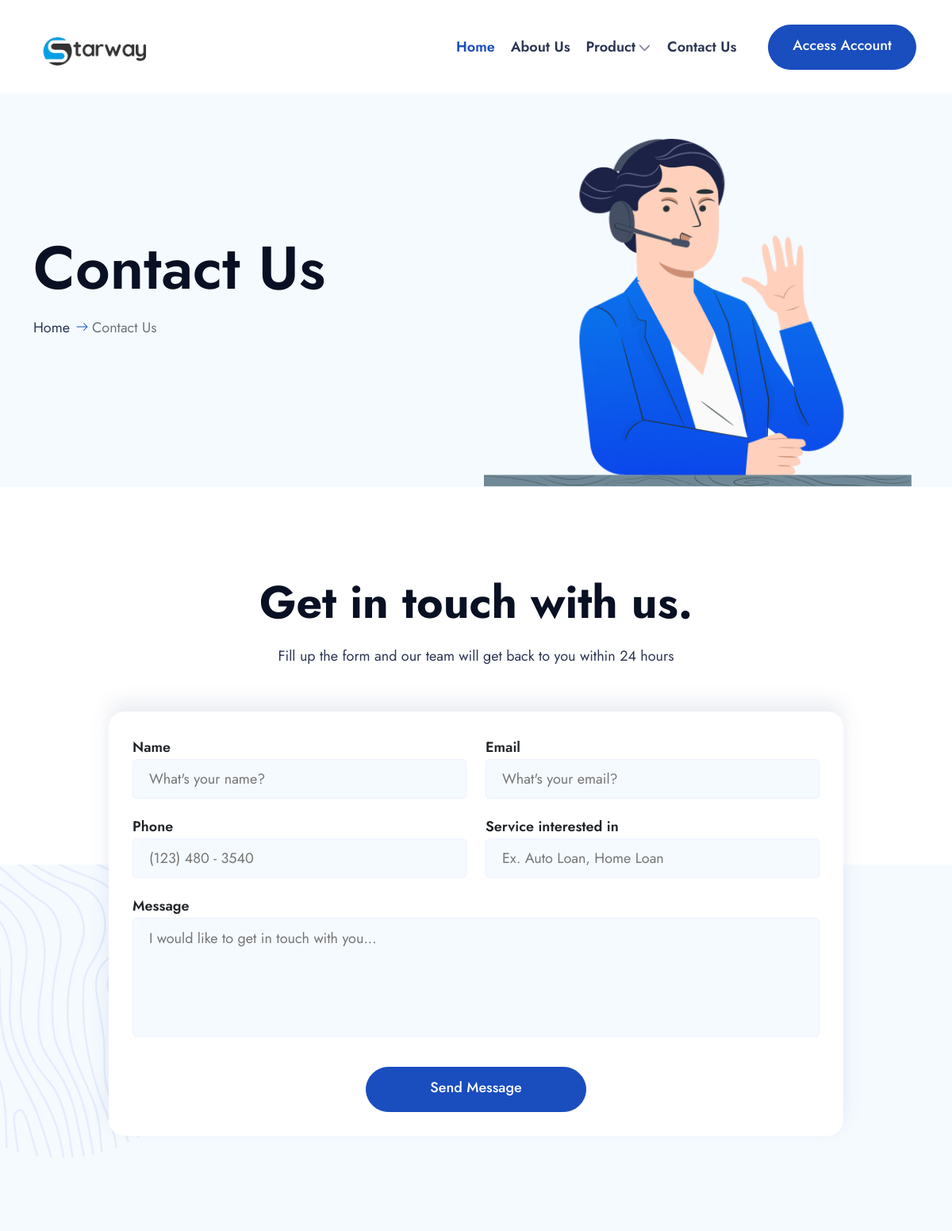
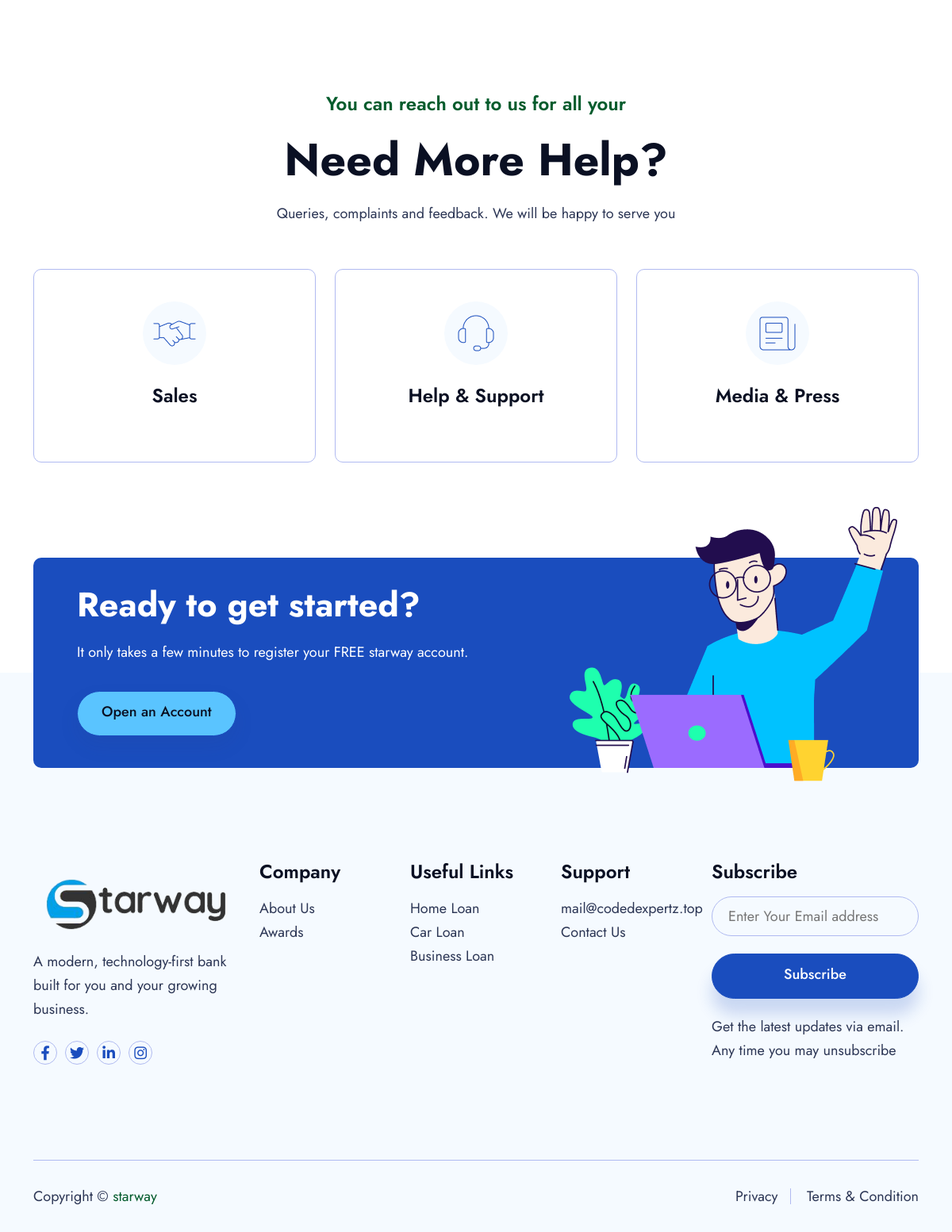
The page /contact.php on the database its author committed (2 pictures, top to bottom).
### tables this page shows
CREATE TABLE `setting` (
  `id` int(11) NOT NULL,
  `name` varchar(150) NOT NULL,
  `logo` varchar(150) NOT NULL,
  `address` varchar(150) NOT NULL,
  `email` varchar(150) NOT NULL,
  `phone` varchar(150) NOT NULL,
  `favicon` varchar(150) NOT NULL,
  `tagline` varchar(150) NOT NULL,
  `register` varchar(150) NOT NULL,
  `darklogo` varchar(150) NOT NULL,
  `description` varchar(700) NOT NULL DEFAULT 'This Credit Union is federally-insured by the National Credit Union Administration. We do business in accordance with the Fair Housing Law and Equal opportunity Credit Act.',
  `seo` varchar(150) NOT NULL,
  `footerlogo` varchar(150) NOT NULL DEFAULT 'footlogo.png',
  `securityalert` varchar(150) NOT NULL,
  `stockrate` varchar(5505) NOT NULL DEFAULT '<script type="text/javascript" src="https://s3.tradingview.com/external-embedding/embed-widget-ticker-tape.js" async="">                                                                         {                                                                             "symbols"                                                                         :                                                                             [                                                                                 {                                                                                     "title": "S&P 500",                                                                                     "proName": "OANDA:SPX500USD"                                                                                 },                                                                                 {                                                                                     "title": "Nasdaq 100",                                                                                     "proName": "OANDA:NAS100USD"                                                                                 },                                                                                 {                                                                                     "title": "EUR/USD",                                                                                     "proName": "FX_IDC:EURUSD"                                                                                 },                                                                                 {                                                                                     "title": "BTC/USD",                                                                                     "proName": "BITSTAMP:BTCUSD"                                                                                 },                                                                                 {                                                                                     "title": "ETH/USD",                                                                                     "proName": "BITSTAMP:ETHUSD"                                                                                 },                                                                                 {                                                                                     "description": "AAPL",                                                                                     "proName": "NASDAQ:AAPL"                                                                                 },                                                                                 {                                                                                     "description": "MICROSOFT",                                                                                     "proName": "NASDAQ:MSFT"                                                                                 }                                                                             ],                                                                                 "colorTheme"                                                                         :                                                                             "dark",                                                                                 "isTransparent"                                                                         :                                                                             false,                                                                                 "displayMode"                                                                         :                                                                             "compact",                                                                                 "locale"                                                                         :                                                                             "en"                                                                         }                                                                     </script>',
  `stockrate2` varchar(1000) NOT NULL DEFAULT '    <iframe             src="//www.exchangerates.org.uk/widget/ER-LRTICKER.php?w=1400&amp;s=1&amp;mc=GBP&amp;mbg=F0F0F0&amp;bs=yes&amp;bc=000044&amp;f=verdana&amp;fs=10px&amp;fc=000044&amp;lc=000044&amp;lhc=FE9A00&amp;vc=FE9A00&amp;vcu=008000&amp;vcd=FF0000&amp;"             width="1400" height="30" frameborder="0" scrolling="no" marginwidth="0" marginheight="0"></iframe>',
  `stock` int(11) NOT NULL DEFAULT 1,
  `money` varchar(50) NOT NULL DEFAULT 'USD',
  `country` varchar(50) NOT NULL DEFAULT 'United States',
  `visa_picture` varchar(150) NOT NULL,
  `tawk` varchar(500) NOT NULL,
  `shortname` varchar(150) NOT NULL DEFAULT 'Rednerbank',
  `blocked_msg` varchar(500) NOT NULL DEFAULT 'Dear Customer, we have discovered suspicious activities on your account. An unauthorized IP address attempted to carry out a transaction on your account. Consequently, your account has been flagged by our risk assessment department. kindly visit our nearest branch with your identification card and utility bill to confirm your identity before it can be reactivated. For more information, kindly contact our online customer care representatives.',
  `crypto` int(11) NOT NULL DEFAULT 1,
  `blocked_title` varchar(150) NOT NULL DEFAULT 'Account Suspended',
  `imfmsg` varchar(1000) NOT NULL DEFAULT 'You need to provide your IMF code before you can continue with this transaction.<br>                                                 You visit any of our nearest branch or contact our online customer care representative, they will help you with the appropriate IMF code for this transaction.',
  `cotmsg` varchar(1000) NOT NULL DEFAULT 'You need to provide your COT code before you can continue with this transaction. You can visit any of our nearest branch or contact our online customer care representative, they will help you with the appropriate COT code for this transaction.',
  `icmsg` text DEFAULT NULL,
  `tinmsg` text DEFAULT NULL,
  `tacmsg` text DEFAULT NULL,
  `charges` varchar(11) NOT NULL DEFAULT '0.3',
  `wiremsg` varchar(500) NOT NULL,
  `localmsg` varchar(500) NOT NULL,
  `cot_imf_counter` int(11) NOT NULL DEFAULT 5,
  `cot_error` varchar(500) NOT NULL DEFAULT 'Your account have been temporarily suspended for providing the wrong COT code, We are always committed to safe guarding your funds and therefore this is the right decision we can take for now. For more information, kindly contact our live customer care representatives.',
  `imf_error` varchar(500) NOT NULL DEFAULT 'Your account have been temporarily suspended for providing the wrong IMF code, We are always committed to safe guarding your funds and therefore this is the right decision we can take for now. For more information, kindly contact our live customer care representatives.',
  `enable_cot_imf` varchar(20) NOT NULL DEFAULT 'Yes',
  `rest_msg` varchar(1000) NOT NULL DEFAULT 'Your  account was temporary restricted from carrying out transaction via our online banking channel, Kindly visit any of our nearest branch to resolve this issue. For more information, kindly contact our online customer care representative.',
  `userstac` varchar(50) NOT NULL DEFAULT '1999',
  `usersic` varchar(50) NOT NULL DEFAULT '1999',
  `userstin` varchar(50) NOT NULL DEFAULT '1999',
  `enable_tin_ic_tac` varchar(20) NOT NULL DEFAULT 'Yes',
  `enable_tac` varchar(20) NOT NULL DEFAULT 'Yes',
  `enable_ic` varchar(20) NOT NULL DEFAULT 'Yes',
  `enable_tin` varchar(20) NOT NULL DEFAULT 'Yes',
  `former` varchar(150) NOT NULL DEFAULT 'Yes',
  `bots` int(10) NOT NULL DEFAULT 1,
  `site_url` varchar(50) NOT NULL,
  `kyc` int(11) NOT NULL DEFAULT 1,
  `loan` int(11) NOT NULL DEFAULT 1,
  `visual_card` int(11) NOT NULL DEFAULT 1,
  `theme` varchar(80) NOT NULL DEFAULT 'light'
);

### contact.php (the view, shortened to what the rows shown need)
<?php include 'header.php'; ?>
    <section class="banner-section inner-banner contact">
        <div class="overlay">
            <div class="banner-content d-flex align-items-center">
                <div class="container">
                    <div class="row justify-content-start">
                        <div class="col-lg-7 col-md-10">
                            <div class="main-content">
                                <h1>Contact Us</h1>
                            </div>
                        </div>
                    </div>
                </div>
            </div>
        </div>
    </section>
    <section class="apply-for-loan contact">
        <div class="overlay pt-120 pb-120">
            <div class="container wow fadeInUp">
                <div class="row justify-content-center">
                    <div class="col-lg-8">
                        <div class="section-header text-center">
                            <h2 class="title">Get in touch with us.</h2>
                        </div>
                    </div>
                </div>
            </div>
        </div>
    </section>
    <section class="account-feature loan-feature need-more-help">
        <div class="overlay pt-120 pb-120">
            <div class="container wow fadeInUp">
                <div class="row justify-content-center">
                    <div class="col-lg-8">
                        <div class="section-header text-center">
                            <h2 class="title">Need More Help?</h2>
                        </div>
                    </div>
                </div>
            </div>
        </div>
    </section>
    <section class="get-start wow fadeInUp">
        <div class="overlay">
            <div class="container">
                <div class="col-12">
                    <div class="get-content">
                        <div class="section-text">
                            <h3 class="title">Ready to get started?</h3>
                            <p>It only takes a few minutes to register your FREE <?php echo $sitename ?> account.</p>
                        </div>
                    </div>
                </div>
            </div>
        </div>
    </section>
<?php include 'footer.php'; ?>

### header.php (shortened to what the rows shown need)
<?php
require_once "myaccount/scripts/connect.php";
$query = $conn->query("SELECT * FROM setting WHERE id = 1") or die(mysqli_error($conn));
while ($rows = mysqli_fetch_array($query)) {
    $sitename = $rows["name"];
    $logo = $rows["logo"];
    $siteemail = $rows["email"];
}
?>
<!doctype html>
<html class="no-js" lang="en">
<head>
    <link rel="stylesheet" href="assets/css/bootstrap.min.css">
    <link rel="stylesheet" href="assets/css/fontawesome.min.css">
    <link rel="stylesheet" href="assets/css/jquery-ui.css">
    <link rel="stylesheet" href="assets/css/plugin/nice-select.css">
    <link rel="stylesheet" href="assets/css/plugin/slick.css">
    <link rel="stylesheet" href="assets/css/arafat-font.css">
    <link rel="stylesheet" href="assets/css/plugin/animate.css">
    <link rel="stylesheet" href="assets/css/style.css">
    <link rel="stylesheet" href="https://cdnjs.cloudflare.com/ajax/libs/OwlCarousel2/2.3.4/assets/owl.carousel.min.css" />
    <link rel="stylesheet" href="https://cdnjs.cloudflare.com/ajax/libs/OwlCarousel2/2.3.4/assets/owl.theme.default.min.css" />
</head>
<body>
    <header class="header-section">
        <div class="overlay">
          <div class="container">
            <div class="row d-flex header-area">
              <nav class="navbar navbar-expand-lg navbar-light">
                <a class="navbar-brand" href="index.php">
                  <img src="myaccount/<?php echo $logo ?>" width="150px" class="logo" alt="logo">
                </a>
              </nav>
            </div>
          </div>
        </div>
    </header>

### footer.php (shortened to what the rows shown need)
    <div class="footer-section">
        <div class="container pt-120">
            <div class="row cus-mar pt-120 pb-120 justify-content-between wow fadeInUp">
                <div class="col-xl-3 col-lg-3 col-md-4 col-6">
                    <div class="footer-box">
                        <a href="index.php" class="logo">
                            <img src="myaccount/<?php echo $logo ?>" alt="logo">
                        </a>
                    </div>
                </div>
                <div class="col-xl-2 col-lg-2 col-6">
                    <div class="footer-box">
                        <ul class="footer-link">
                            <li><?php echo $siteemail ?></span></li>
                            <li><a href="contact.php">Contact Us</a></li>
                        </ul>
                    </div>
                </div>
            </div>
            <div class="row">
                <div class="col-12">
                    <div class="footer-bottom">
                        <div class="left">
                            <p> Copyright © <a href="index.php"><?php echo $sitename ?></a>
                            </p>
                        </div>
                    </div>
                </div>
            </div>
        </div>
    </div>
</body>
</html>

### rows shown on the page
setting: logo (picture), name "starway", email "mail@codedexpertz.top"
